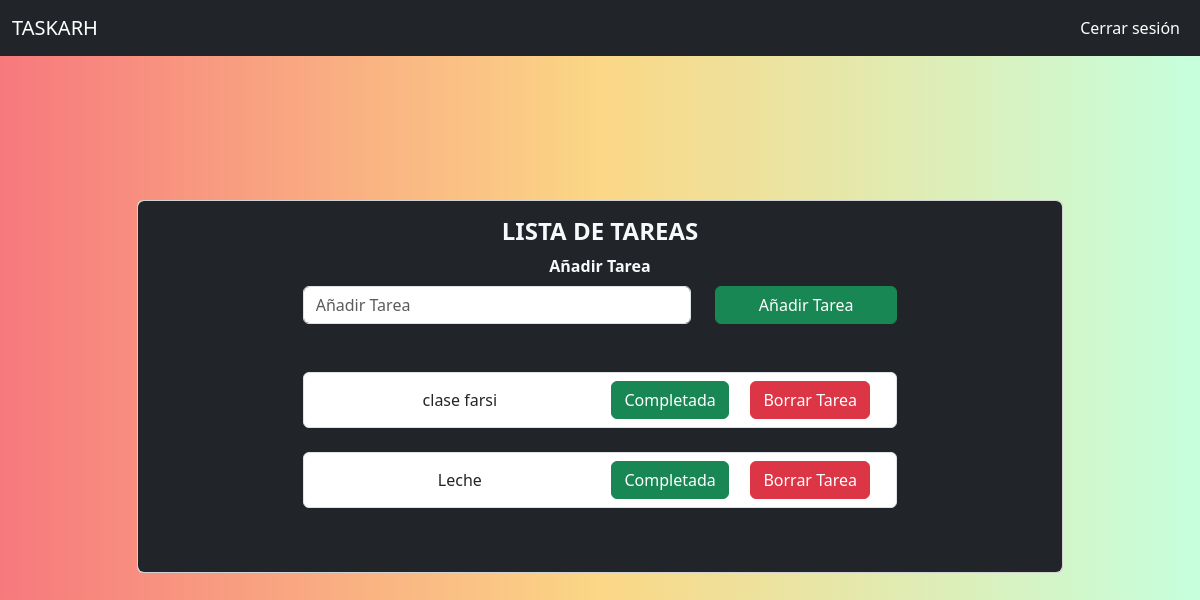
Page /listas/1 (signed in) on the earlier database version.
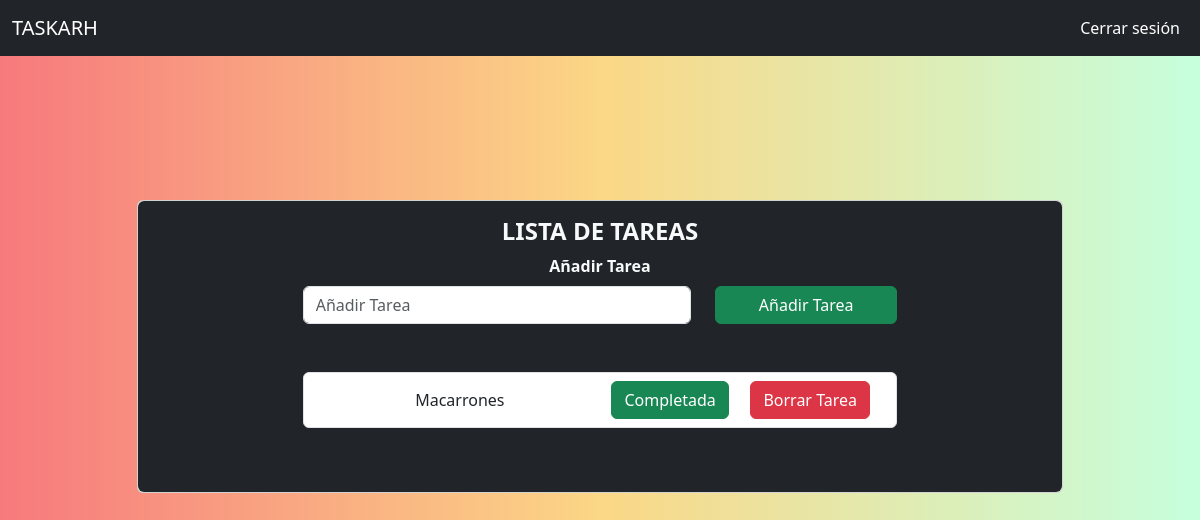
Same page on the later database version.
### app.py (models this page shows)
class list_task(db.Model):
    id = db.Column(db.Integer, primary_key=True)
    content = db.Column(db.String(200), nullable=False)
    done = db.Column(db.Boolean)
    usuario_id = db.Column(db.Integer, db.ForeignKey('usuarios.id'), nullable=False)

### app.py (the view)
@app.route('/listas/<int:id>')
@login_required
def listas(id):
    user_id = current_user.id
    tasks = list_task.query.filter_by(usuario_id=user_id)
    return render_template('listas.html', lista = tasks)

### app.py (called while the page is built)
@login_manager.user_loader
def load_user(user_id):
    return usuarios.query.get(user_id)

### templates/listas.html (shortened to what this page needs)
{% extends "layout.html" %}
{% block content %}
<nav class="navbar navbar-expand-lg navbar-dark bg-dark">
    <div class="container-fluid">
      <a class="navbar-brand" href="/">TASKARH</a>
      <div class="collapse navbar-collapse" id="navbarNavAltMarkup">
        <div class="navbar-nav ms-auto">
          <a class="nav-link active" aria-current="page" href="/logout">Cerrar sesión</a>
        </div>
      </div>
    </div>
  </nav>
<div class="container mx-auto my-5 py-5 text-center">
    <div class="row py-5">
        <div class="col-sm-10 col-md-10 col-lg-10 col-xl-10 mx-auto my-auto">
            <div class="card">
                <div class="card-body bg-dark text-light rounded">
                    <form action="/addtask" method="POST">
                        <h4 class="card-title fw-bold">LISTA DE TAREAS</h4>
                            <div class="col-sm-8 col-md-8 col-lg-8 col-xl-8 mx-auto mb-4">
                                <label for="addtask" class="form-label fw-semibold">Añadir Tarea</label>
                                <div class="row">
                                    <div class="col-sm-8 col-md-8 col-lg-8 col-xl-8 mx-auto mb-4">
                                        <input type="text" name="envio" class="form-control" id="addtask" placeholder="Añadir Tarea" autofocus>
                                    </div>
                                    <div class="d-grid gap-2 col-sm-4 col-md-4 col-lg-4 col-xl-4 mx-auto mb-4">
                                        <button type="submit" class="btn btn-success">Añadir Tarea</button>
                                    </div>
                                </div>
                            </div>
                    </form>
                    <div class="col-sm-8 col-md-8 col-lg-8 col-xl-8 mx-auto mb-4">
                        <div class="row">
                        {% for i in lista %}
                        <div class="col-sm-12 col-md-12 col-lg-12 col-xl-12 mb-4">
                            <ul class="list-group">
                                <li class="list-group-item d-flex justify-content-between align-items-center ">
                                    <div class="col-sm-6 col-md-6 col-lg-6 col-xl-6">
                                        <span class="{% if i.done %}done{% endif %}">{{ i.content }}</span>
                                    </div>
                                    <div class="col-sm-3 col-md-3 col-lg-3 col-xl-3">
                                        <a class="btn btn-success" href="/donetask/{{i.id}}">Completada</a>
                                    </div>
                                    <div class="col-sm-3 col-md-3 col-lg-3 col-xl-3">
                                        <a class="btn btn-danger" href="/deltask/{{i.id}}">Borrar Tarea</a>
                                    </div>
                                </li>
                            </ul>
                        </div>
                        {% endfor %}
                        </div>
                    </div>
                </div>
            </div>
        </div>
    </div>
</div>
{% endblock %}

### templates/layout.html (shortened to what this page needs)
<!DOCTYPE html>
<html lang="en">
<head>
    <link href="https://cdn.jsdelivr.net/npm/bootstrap@5.3.2/dist/css/bootstrap.min.css" rel="stylesheet">
    <link rel="stylesheet" href="{{url_for('static',filename='style.css')}}">
</head>
<body>
    {% block content %}
    {% endblock %}
</body>
</html>

### static/style.css (style rules this page uses)
* { margin: 0; padding: 0; box-sizing: border-box; }
body { background: #C6FFDD; background: -webkit-linear-gradient(to right, #f7797d, #FBD786, #C6FFDD); background: linear-gradient(to right, #f7797d, #FBD786, #C6FFDD); }

Differences in the rows shown:
removed list_task: content "clase farsi"
removed list_task: content "Leche"
added list_task: content "Macarrones"
